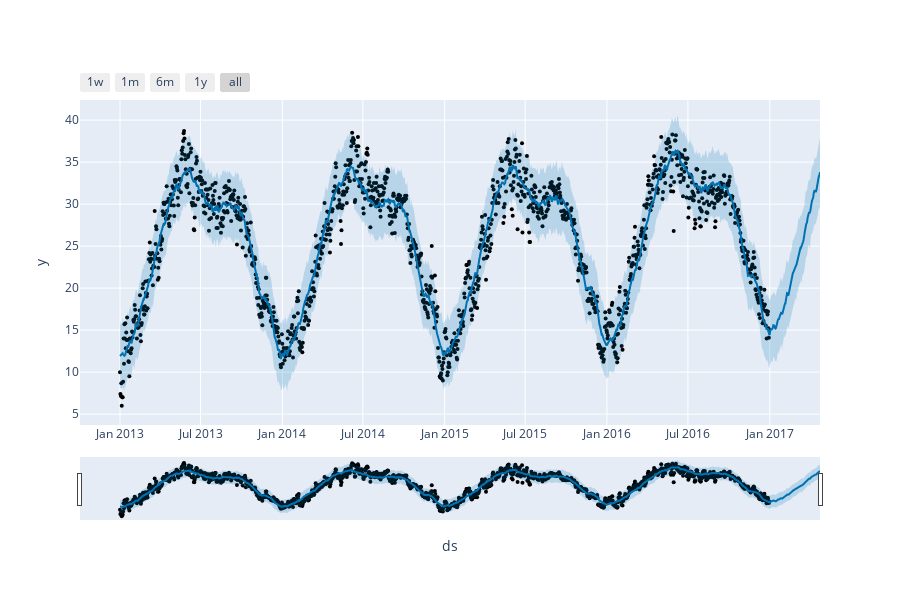

Notebook source saved alongside this figure:
### Code cell
plot_plotly(m, forecast)

### Figure 1 — Plotly figure (JSON) as saved in the notebook; plotly's stock layout.template omitted (floating-point values rounded to 4 significant figures; data arrays with more than 128 entries replaced by an {"elided": "..."} marker saying what was removed)
{"data": [{"marker": {"color": "black", "size": 4}, "mode": "markers", "name": "Actual", "type": "scatter", "x": {"elided": "1461 str values"}, "y": {"elided": "1461 float values"}}, {"hoverinfo": "skip", "line": {"width": 0}, "mode": "lines", "type": "scatter", "x": {"elided": "1575 str values"}, "y": {"elided": "1575 float values"}}, {"fill": "tonexty", "fillcolor": "rgba(0, 114, 178, 0.2)", "line": {"color": "#0072B2", "width": 2}, "mode": "lines", "name": "Predicted", "type": "scatter", "x": {"elided": "1575 str values"}, "y": {"elided": "1575 float values"}}, {"fill": "tonexty", "fillcolor": "rgba(0, 114, 178, 0.2)", "hoverinfo": "skip", "line": {"width": 0}, "mode": "lines", "type": "scatter", "x": {"elided": "1575 str values"}, "y": {"elided": "1575 float values"}}], "layout": {"height": 600, "showlegend": false, "width": 900, "xaxis": {"rangeselector": {"buttons": [{"count": 7, "label": "1w", "step": "day", "stepmode": "backward"}, {"count": 1, "label": "1m", "step": "month", "stepmode": "backward"}, {"count": 6, "label": "6m", "step": "month", "stepmode": "backward"}, {"count": 1, "label": "1y", "step": "year", "stepmode": "backward"}, {"step": "all"}]}, "rangeslider": {"visible": true}, "title": {"text": "ds"}, "type": "date"}, "yaxis": {"title": {"text": "y"}}}}
